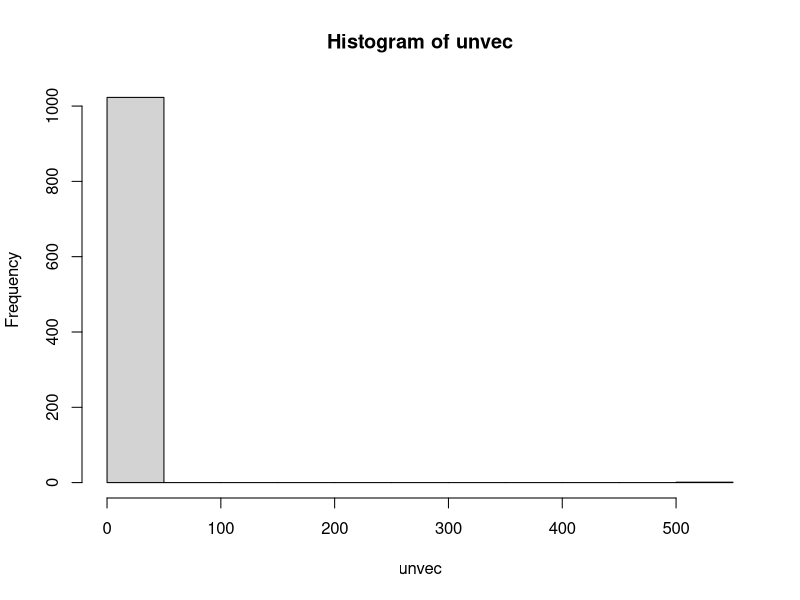
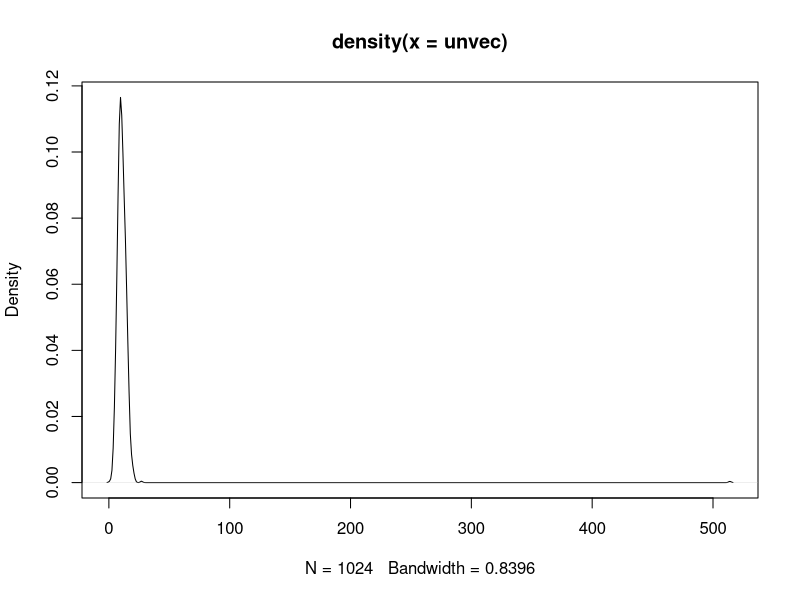
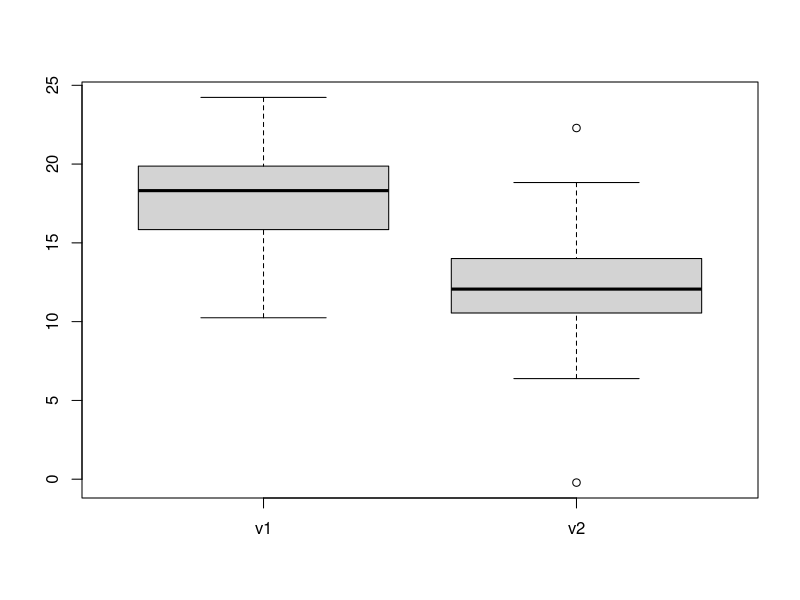

Here is the R script that generated these plots, in order:
## ---- chunk 1
library(matrixStats)
## ---- chunk 2

vec_length = 1000 
add_length = 500
nucleos = 5

myCharacters = c("A","C","G","T") # create a vector 


start_string = replicate(vec_length,paste(sample(myCharacters,nucleos,replace = TRUE), collapse=""))


df1 = data.frame(start_string)


dummy_vec = rep("AAAAA",add_length) # δημιουρια 500 ΑΑΑΑΑ δειγματων

final_string = c(start_string,dummy_vec) # concat vectors 


df2 = data.frame(final_string)


# myList
## ---- chunk 3

myList = list() 
myList[["a"]]

for (elem in final_string){ 
  if(is.null(myList[[elem]])){ 
    myList[[elem]]=1
  } 
  else{
      myList[[elem]] = myList[[elem]] + 1 
  } 
}

df3 = data.frame(myList)

## ---- chunk 4

myCharacters = c("A","C","G","T")
# nsize = 10000
n = 5


new_vec = sample(myCharacters, 10000, replace = TRUE)
new_vec

for (i in 1:(length(new_vec)-n+1)){
 
   sub_str = paste(new_vec[i:(i + n - 1)], collapse="")
  
  if(is.null(myList[[sub_str]])){
    myList[[sub_str]] = 1
  }
  else{
    myList[[sub_str]] = myList[[sub_str]] + 1
  }
}

# myList


unvec = unlist(myList)
hist(unvec)
plot(density(unvec))
## ---- chunk 5
v1 = rnorm(10,15,5)
v2 = rnorm(18,12,5)
  
boxplot(list(v1=v1,v2=v2))

t.test(x=v1,y=v2,alternative="greater")
## ---- chunk 6

install.packages("limma")

library(limma)

gender = factor(rep(c('f','m'), each=10))
smokin = factor(rep(rep(c('ns','s'),each=5),2))
gender
smokin


exp = rnorm(20,100,10)

# factorA+factorB
design = model.matrix(~ 0+gender+smokin)
design

print("-------------------------------------")

fit_a = lmFit(exp,design)
fit_a


contrasts = makeContrasts(genderf-genderm, levels = design)
contrasts

fit_b = contrasts.fit(fit_a,contrasts)
fit_b

fit_b = eBayes(fit_b)

tb = topTable(fit_b, n=Inf)
tb


# grouping τισ μεταβλητες




## ---- chunk 7

gender = factor(rep(c('f','m'), each=10))
smokin = factor(rep(rep(c('ns','s'),each=5),2))
gender 
smokin 

group = paste(gender,smokin,sep="_")
group

design = model.matrix(~ 0+group)
design


fita = lmFit(exp,design)
fita

contrasts = makeContrasts((groupf_ns + groupm_ns)/2 - (groupf_s + groupm_s)/2, levels=design)
contrasts

fitb = contrasts.fit(fita,contrasts)
fitb

fitb = eBayes(fitb)
tb = topTable(fitb, n=Inf)
tb
